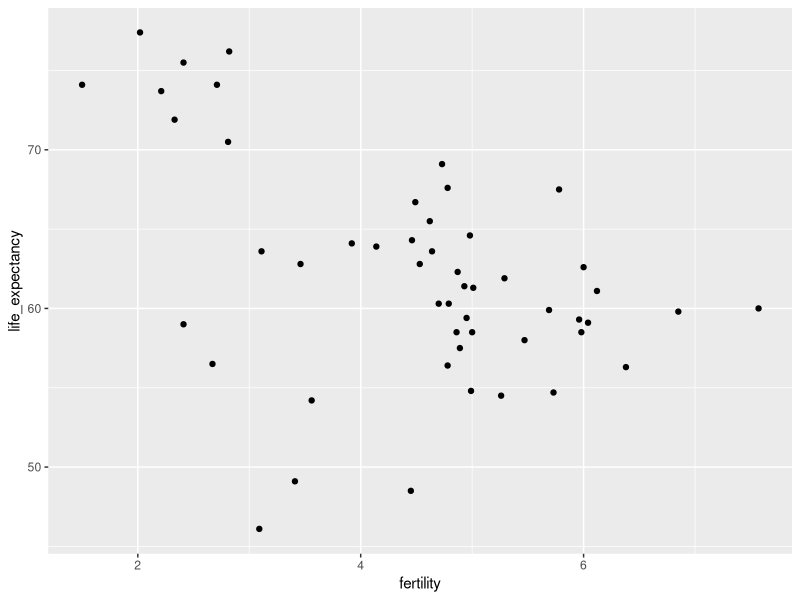
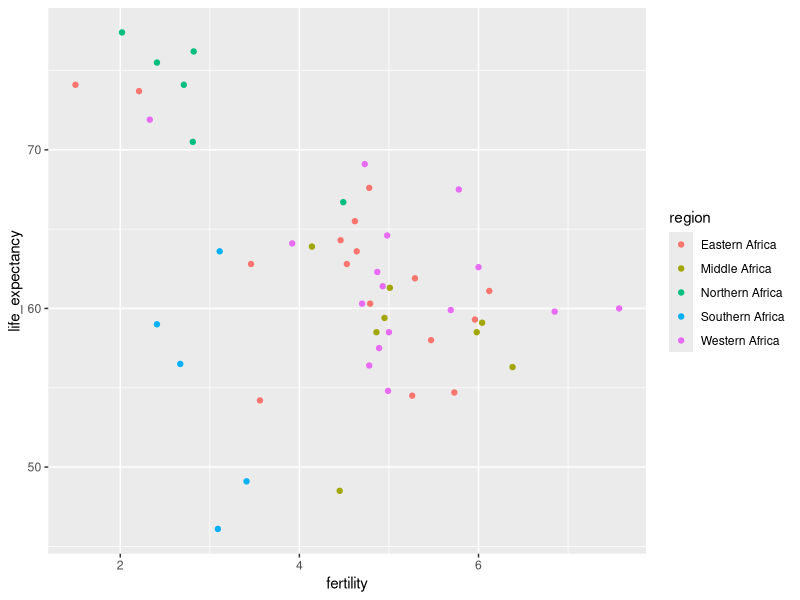
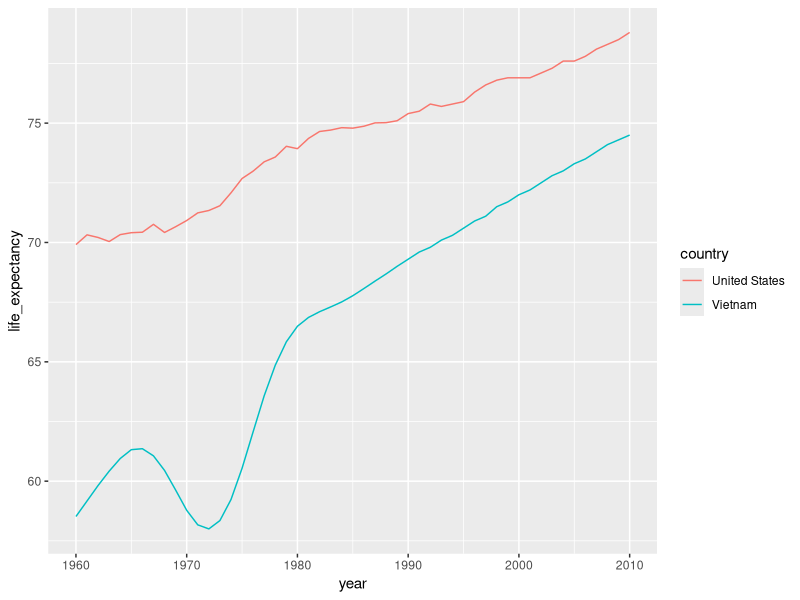
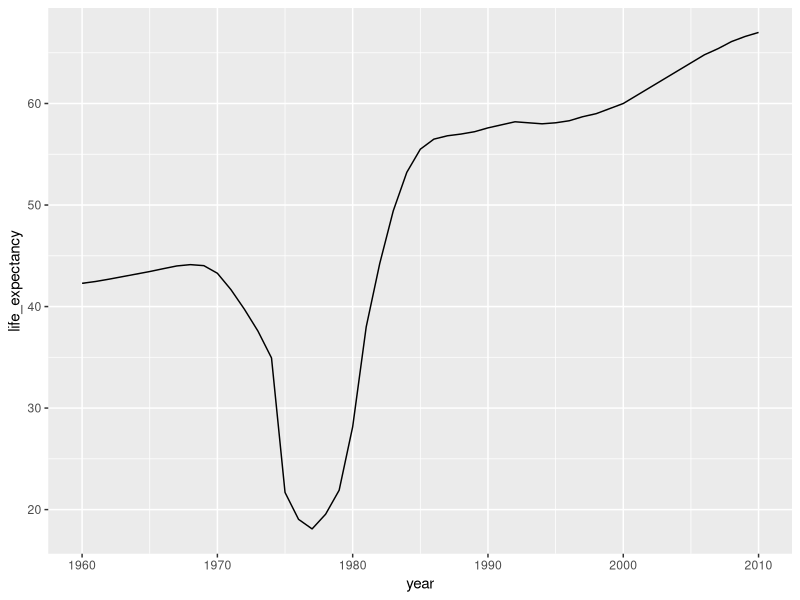
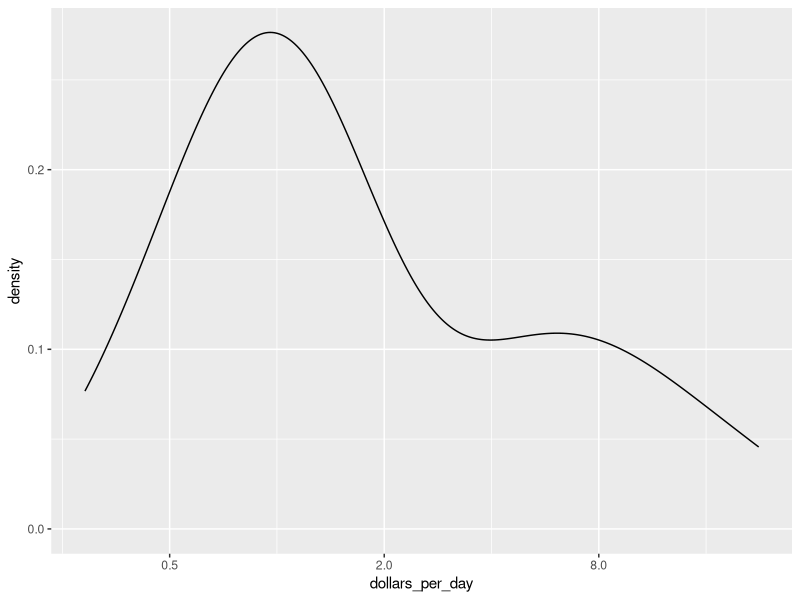
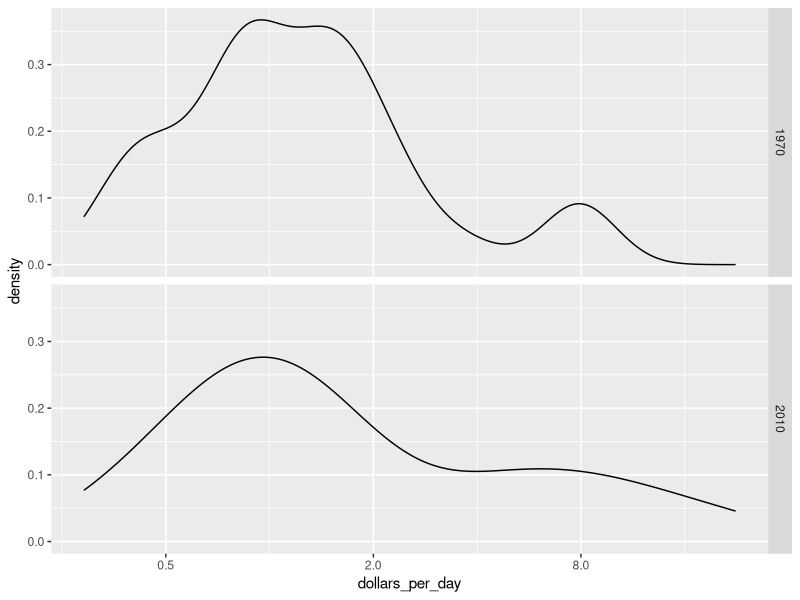

These charts were generated, in order, by the following R code: (Note: this script raises an error after producing the figures.)
library(dplyr)
library(ggplot2)
library(dslabs)
data(gapminder)

## fill out the missing parts in filter and aes
gapminder %>% filter(year == 2012 & continent == "Africa") %>% ggplot(aes(fertility, life_expectancy )) +
  geom_point()

## adding colour per region
gapminder %>% 
  filter(year == 2012 & continent == "Africa") %>%
  ggplot(aes(fertility, life_expectancy, color = region)) +
  geom_point()

#Create a table showing the country and region for the African countries (use select) that in 2012 had fertility rates of 3 or less and life expectancies of at least 70
df <- gapminder %>% 
  filter(year == 2012 & fertility <= 3 & life_expectancy >= 70 & continent == "Africa") %>% 
  select(country, region) %>%
  distinct()

#Use filter to create a table with data for the years from 1960 to 2010 in Vietnam and the United States
tab <- gapminder %>% 
  filter(year %in% c(1960:2010) & country %in% c("Vietnam", "United States"))

# code for your plot goes here - the data table is stored as `tab`

p <- tab %>% 
  ggplot(aes(year, life_expectancy, color = country)) +
  geom_line()
p

#Use a single line of code to create a time series plot from 1960 to 2010 of life expectancy vs year for Cambodia
gapminder %>% 
  filter(year %in% c(1960:2010) & country == "Cambodia") %>%
  ggplot(aes(year, life_expectancy)) + 
  geom_line()

#Now we are going to calculate and plot dollars per day for African countries in 2010 using GDP data
daydollars <- gapminder %>%
  mutate(dollars_per_day = gdp/population/365)%>%
  filter(continent == "Africa" & year == 2010 & !is.na(dollars_per_day))

#Create a smooth density plot of dollars per day from daydollars.
#Use scale_x_continuous to change the x-axis to a log (base 2) scale.
daydollars %>% 
  ggplot(aes(dollars_per_day))+
  geom_density()+
  scale_x_continuous(trans = "log2")


#Use facet_grid to show a different density plot for 1970 and 2010.
gapminder %>%
  mutate(dollars_per_day = gdp/population/365)%>%
  filter(continent == "Africa" & year %in% c(1970, 2010) & !is.na(dollars_per_day)) %>% 
  ggplot(aes(dollars_per_day))+ 
  geom_density()+ 
  scale_x_continuous(trans = "log2")+ 
  facet_grid(year ~ .)

gapminder_Africa_2010 <- gapminder %>%
  mutate(dollars_per_day = gdp/population/365)%>%
  filter(continent == "Africa" & year == 2010 & !is.na(dollars_per_day)) %>% 
  ggplot(aes(dollars_per_day, infant_mortality, color = region))+ 
  geom_point()

gapminder_Africa_2010 %>% 
  ggplot(aes(dollars_per_day, infant_mortality, color = region)) +
  geom_point()+ 
  scale_x_continuous(trans = "log2")

gapminder_Africa_2010 %>% 
  ggplot(aes(dollars_per_day, infant_mortality, color = region, label = country))+
  geom_point()+
  scale_x_continuous(trans = "log2") +
  geom_text()


# dot plot showing the data
heights %>% ggplot(aes(sex, height)) + geom_point()

# jittered, alpha blended point plot
heights %>% ggplot(aes(sex, height)) + geom_jitter(width = 0.1, alpha = 0.2)

color_blind_friendly_cols <- c("#999999", "#E69F00", "#56B4E9", "#009E73", "#F0E442", "#0072B2", "#D55E00", "#CC79A7")

p1 <- data.frame(x = 1:8, y = 1:8, col = as.character(1:8)) %>%
  ggplot(aes(x, y, color = col)) +
  geom_point(size = 5)
p1 + scale_color_manual(values = color_blind_friendly_cols)
